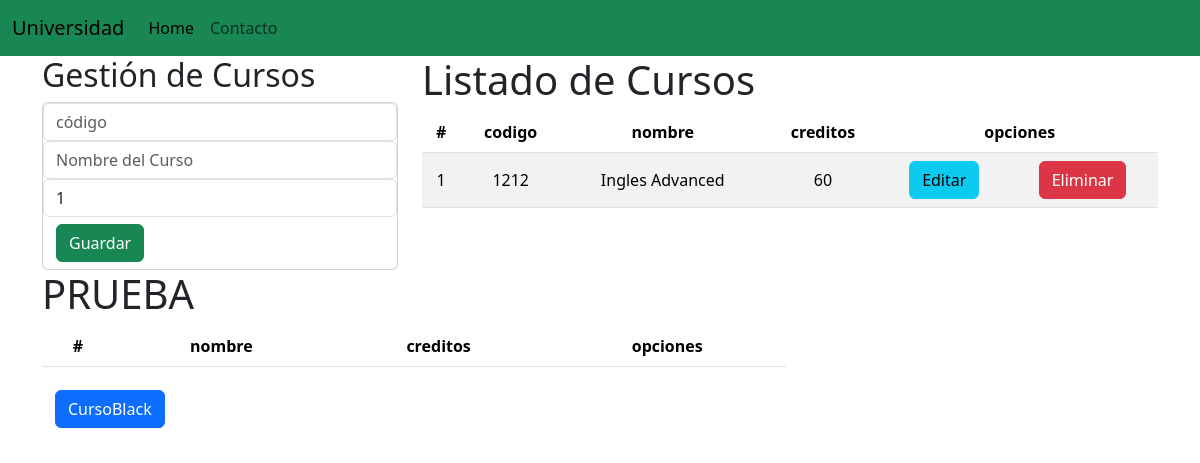
The app's page /, older data.
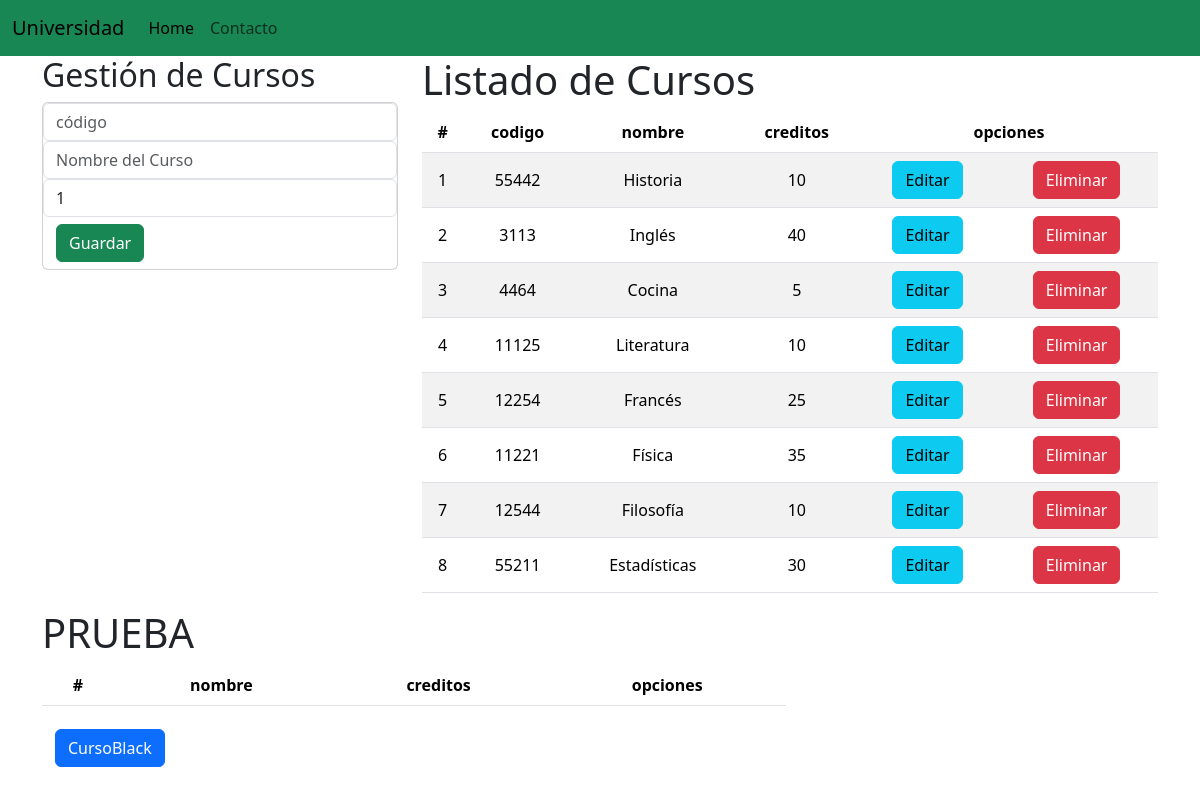
The same page, newer data.
### Academido/models.py (models this page shows, shortened)
class Curso(models.Model):
    codigo=models.CharField(primary_key=True, max_length=10)
    nombre=models.CharField(max_length=50)
    creditos=models.PositiveSmallIntegerField()

### Academido/views.py (the view)
# urls.py: path('', views.home),
def home(request):
    cursosListados = Curso.objects.all()
    return render(request, 'gestionCursos.html', {'cursos': cursosListados})

### Academido/templates/gestionCursos.html (shortened to what this page needs)
{% extends "./base.html" %}
{% block body %}
<div class='row'>
    <div class='col-4'>
        <h2>Gestión de Cursos</h2>
            <div class="card">
                <div class="class-body">
                    <form action="./registrarCurso/" method="POST">{% csrf_token %}
                        <div class="form-group">
                            <input type="text" id="txtCodigo" name="txtCodigo" class="form-control" placeholder="código" required>
                        </div>
                        <div class="form-group">
                            <input type="text" id="txtNombre" name="txtNombre" class="form-control" placeholder="Nombre del Curso" required>
                        </div>
                        <div class="form-group">
                            <input type="text" id="numCreditos" name="numCreditos" class="form-control" min="1" value="1" required>
                        </div>
                        <div class="btn">
                            <button type="submit" class="btn btn-success btn-block text-white">Guardar</button>
                        </div>
                    </form>
            </div>
    </div>
</div>
    <div class='col-8'>
        <h1> Listado de Cursos </h1>
        <div class="table responsive">
            <table class="table table-striped">
                <thead>
                    <tr>
                        <th>#</th>
                        <th>codigo</th>
                        <th>nombre</th>
                        <th>creditos</th>
                        <th colspan='2'>opciones</th>
                    </tr>
                </thead>
                <tbody>
                    {% for c in cursos %}
                    <tr>
                        <td>{{forloop.counter}}</td>
                        <td>{{c.codigo}}</td>
                        <td>{{c.nombre}}</td>
                        <td>{{c.creditos}}</td>
                        <td><a href="edicionCurso/{{c.codigo}}" class="btn btn-info ">Editar</a></td>
                        <td><a href="eliminarCurso/{{c.codigo}}" class="btn btn-danger btnEliminacion">Eliminar</a></td>
                    {% endfor %}
                    </tr>
                </tbody>
            </table>
        </div>
    </div>
</div>
<section>
    <div class='col-8'>
        <h1> PRUEBA </h1>
        <div class="table responsive">
            <table class="table table-striped">
                <thead>
                    <tr>
                        <th>#</th>
                        <th>nombre</th>
                        <th>creditos</th>
                        <th colspan='2'>opciones</th>
                    </tr>
                </thead>
            </table>
        </div>
    </div>
</section>
<form action="./probando/" method="POST">{% csrf_token %}
<div class="btn">
    <button type="submit" class="btn btn-primary btn-block text-white">CursoBlack</button>
</div>
</form>
{% endblock  %}

### Academido/templates/base.html (shortened to what this page needs)
<!DOCTYPE html>
<html lang="en">
<head>
  {% load static %}
    <link href="https://cdn.jsdelivr.net/npm/bootstrap@5.3.2/dist/css/bootstrap.min.css" rel="stylesheet">
    <link rel="stylesheet" href="{% static 'estilos.css' %}">
</head>
<body>
<nav class="navbar navbar-expand-lg bg-success">
    <div class="container-fluid">
      <a class="navbar-brand" href="#">Universidad
      </a>
      <div class="collapse navbar-collapse" id="navbarNavAltMarkup">
        <div class="navbar-nav">
          <a class="nav-link active" aria-current="page" href="#">Home</a>
          <a class="nav-link" href="#">Contacto</a>
        </div>
      </div>
    </div>
  </nav>
  <div class='container'>
  {% block body %}
  {% endblock  %}
  </div>
</body>
</html>

### Academido/static/estilos.css (style rules this page uses)
th, td { text-align: center; vertical-align: middle; }

Row changes from the older to the newer data that the page shows:
removed Curso: codigo "1212", nombre "Ingles Advanced", creditos "60"
added Curso: codigo "55442", nombre "Historia", creditos "10"
added Curso: codigo "3113", nombre "Inglés", creditos "40"
added Curso: codigo "4464", nombre "Cocina", creditos "5"
added Curso: codigo "11125", nombre "Literatura", creditos "10"
added Curso: codigo "12254", nombre "Francés", creditos "25"
added Curso: codigo "11221", nombre "Física", creditos "35"
added Curso: codigo "12544", nombre "Filosofía", creditos "10"
added Curso: codigo "55211", nombre "Estadísticas", creditos "30"
